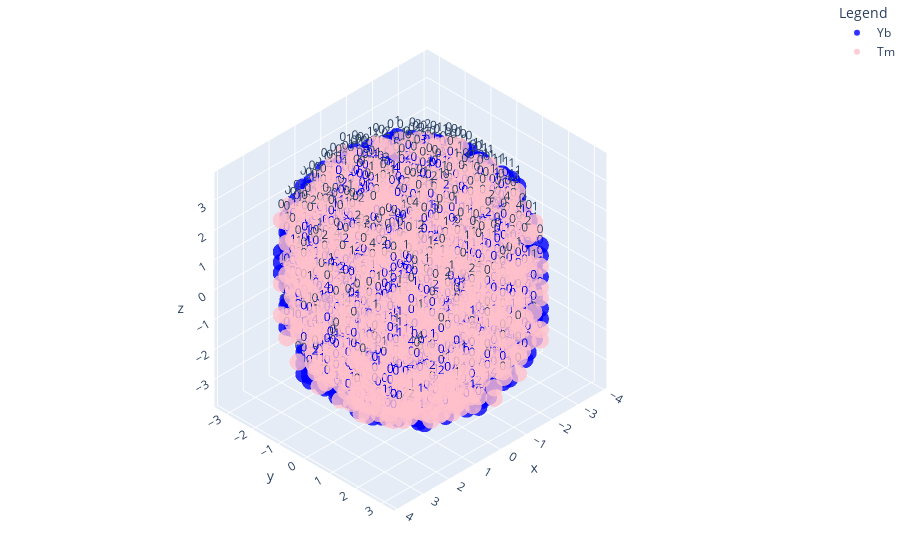

Here is the notebook cell this chart was saved with:
### Code cell
simulator_big.show_state()

### Figure 1 — Plotly figure (JSON) as saved in the notebook; plotly's stock layout.template omitted (floating-point values rounded to 4 significant figures; data arrays with more than 128 entries replaced by an {"elided": "..."} marker saying what was removed)
{"data": [{"marker": {"color": "blue", "opacity": 0.8, "size": 6}, "mode": "markers+text", "name": "Yb", "text": {"elided": "1701 str values"}, "textposition": "top center", "type": "scatter3d", "x": {"elided": "1701 float values"}, "y": {"elided": "1701 float values"}, "z": {"elided": "1701 float values"}}, {"marker": {"color": "pink", "opacity": 0.8, "size": 6}, "mode": "markers+text", "name": "Tm", "text": {"elided": "1701 str values"}, "textposition": "top center", "type": "scatter3d", "x": {"elided": "1701 float values"}, "y": {"elided": "1701 float values"}, "z": {"elided": "1701 float values"}}, {"marker": {"color": "gray", "opacity": 0.8, "size": 6}, "mode": "markers", "name": "Y", "textposition": "top center", "type": "scatter3d", "x": [], "y": [], "z": []}], "layout": {"legend": {"title": {"text": "Legend"}}, "margin": {"b": 0, "l": 0, "r": 0, "t": 0}, "scene": {"camera": {"projection": {"type": "orthographic"}}}}}
